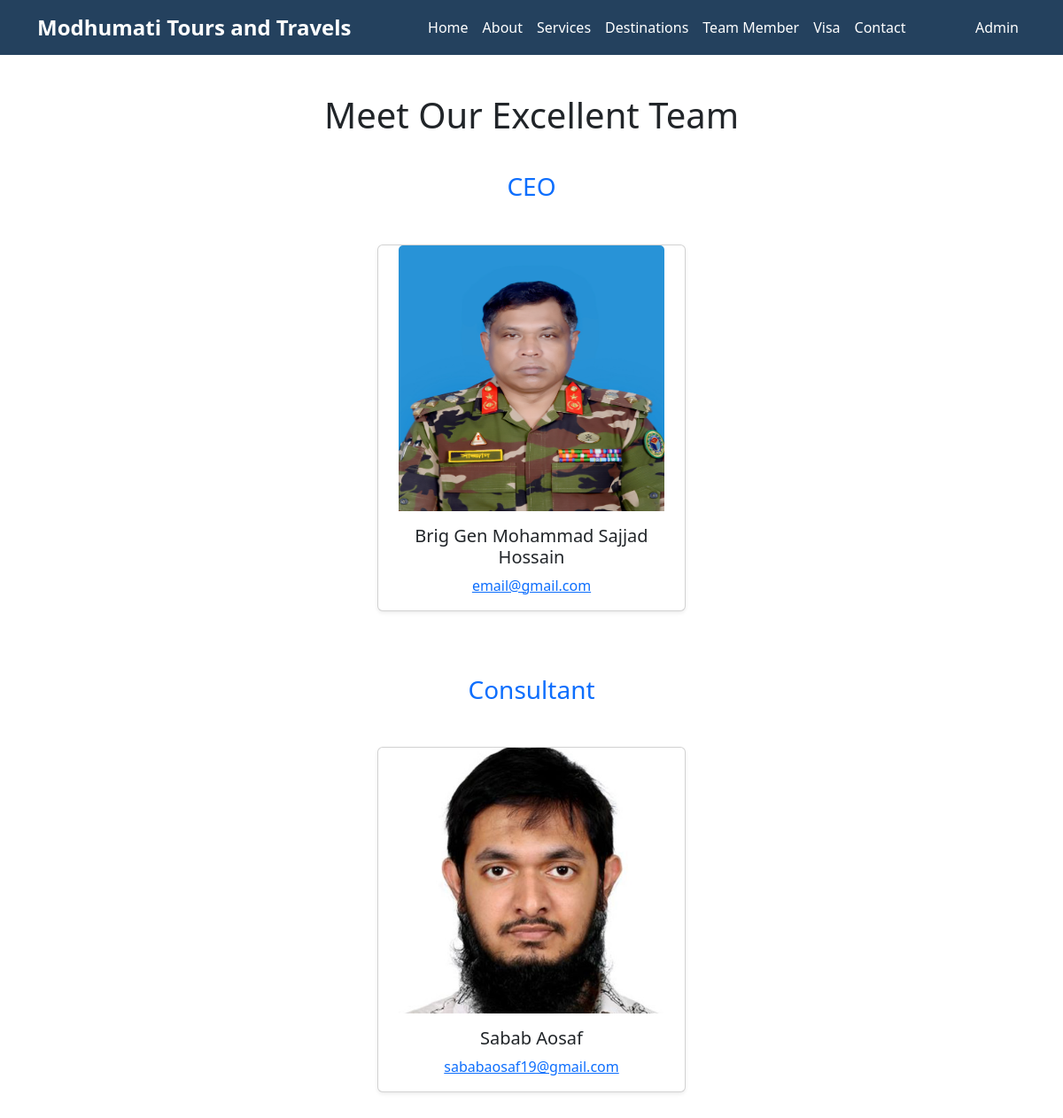
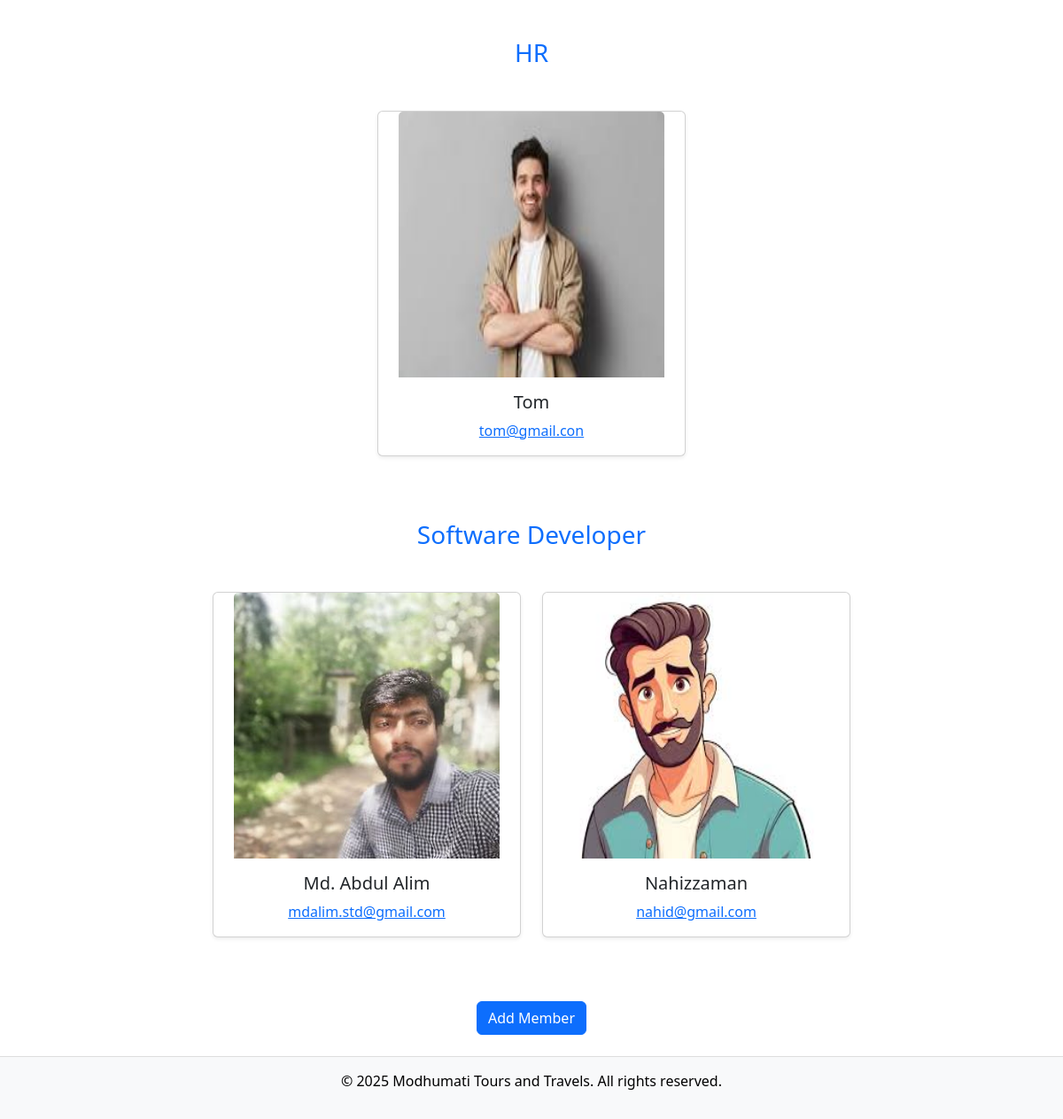
Page /team/ on the committed database (2 pictures, top to bottom).
### tours/models.py (models this page shows, shortened)
class TeamMember(models.Model):
    name = models.CharField(max_length=100)
    designation = models.CharField(max_length=100)
    email = models.EmailField(unique=True)
    image = models.ImageField(upload_to='team_members/')  # Stores images in 'media/team_members/'

### tours/views.py (the view)
# urls.py: path('team/', views.team_view, name='team_members'),
def team_view(request):
    members = TeamMember.objects.all().order_by('designation')  # Order by designation
    grouped_members = {
        designation: list(group)
        for designation, group in groupby(members, key=lambda x: x.designation)
    }
    context = {
        'grouped_members': grouped_members,
    }
    return render(request, 'tours/team_members.html', context)

### tours/templates/tours/team_members.html (shortened to what this page needs)
{% extends 'base.html' %}
{% block content %}
<div class="container">
    <h1 class="text-center mb-4 text-dark p-3">Meet Our Excellent Team</h1>
    {% for designation, members in grouped_members.items %}
    <div class="mb-5">
        <h3 class="text-primary text-center mb-5">{{ designation }}</h3>
        <div class="row justify-content-center">
            {% for member in members %}
            <div class="col-md-4 mb-4">
                <div class="card shadow-sm text-center">
                    <img src="{{ member.image.url }}" class="card-img-top mx-auto d-block" alt="{{ member.name }}" style="height: 300px; width:300px;">
                    <div class="card-body">
                        <h5 class="card-title">{{ member.name }}</h5>
                        <p class="card-text"><a href="mailto:{{ member.email }}">{{ member.email }}</a></p>
                    </div>
                </div>
            </div>
            {% endfor %}
        </div>
    </div>
    {% endfor %}
    <div class="text-center mb-4">
        <a href="/admin/tours/teammember/add/" class="btn btn-primary">Add Member</a>
    </div>
</div>
{% endblock %}

### tours/templates/base.html (shortened to what this page needs)
<!DOCTYPE html>
<html lang="en">
<head>
    <link href="https://cdn.jsdelivr.net/npm/bootstrap@5.3.0/dist/css/bootstrap.min.css" rel="stylesheet">
</head>
<body>
    <header>
        <nav class="navbar navbar-expand-lg navbar-custom fixed-top">
            <div class="container">
                <a class="navbar-brand" href="#">Modhumati Tours and Travels</a>
                <div class="collapse navbar-collapse" id="navbarNav">
                    <ul class="navbar-nav ms-auto">
                        <li class="nav-item"><a class="nav-link" href="{% url 'home' %}">Home</a></li>
                        <li class="nav-item"><a class="nav-link" href="{% url 'about' %}">About</a></li>
                        <li class="nav-item"><a class="nav-link" href="{% url 'services' %}">Services</a></li>
                        <li class="nav-item"><a class="nav-link" href="{% url 'destination' %}">Destinations</a></li>
                        <li class="nav-item"><a class="nav-link" href="{% url 'team_members' %}">Team Member</a></li>
                        <li class="nav-item"><a class="nav-link" href="{% url 'visa' %}">Visa</a></li>
                        <li class="nav-item"><a class="nav-link" href="{% url 'contact' %}">Contact</a></li>
                    </ul>
                    <ul class="navbar-nav ms-auto">
                        <li class="nav-item"><a class="nav-link" href="{% url 'admin:index' %}">Admin</a></li>
                    </ul>
                </div>
            </div>
        </nav>
    </header>
    <main class="container">
        {% block content %}{% endblock %}
    </main>
    <footer class="footer">
        <div class="container">
            <p>&copy; 2025 Modhumati Tours and Travels. All rights reserved.</p>
        </div>
    </footer>
</body>
</html>

### tours/templates/base.html (style rules this page uses)
header { background-color: #f8f9fa; padding: 10px 0; }
.navbar-brand { color: white !important; font-weight: bold; font-size: 1.5rem; transition: 0.3s ease-in-out; }
.navbar-custom { background-color: #2E5077; transition: background-color 0.3s ease-in-out; }
.navbar-nav .nav-link { transition: 0.3s; color: white !important; }
.footer { background-color: #f8f9fa; color: black; padding: 15px 0; text-align: center; margin-top: 20px; border-top: 1px solid #ddd; }
main { padding-top: 70px; }

### rows in the picture
TeamMember: designation "CEO", image (picture), name "Brig Gen Mohammad Sajjad Hossain", email "email@gmail.com"
TeamMember: designation "Consultant", image (picture), name "Sabab Aosaf", email "sababaosaf19@gmail.com"
TeamMember: designation "HR", image (picture), name "Tom", email "tom@gmail.con"
TeamMember: designation "Software Developer", image (picture), name "Md. Abdul Alim", email "mdalim.std@gmail.com"
TeamMember: image (picture), name "Nahizzaman", email "nahid@gmail.com"
